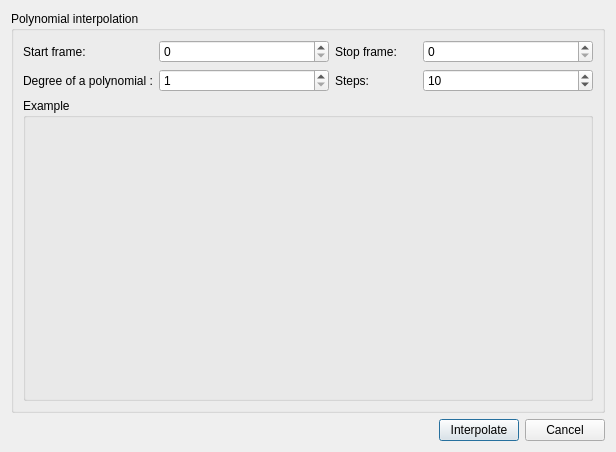
<?xml version="1.0" encoding="UTF-8"?>
<ui version="4.0">
 <class>PIDialog</class>
 <widget class="QDialog" name="PIDialog">
  <property name="geometry">
   <rect>
    <x>0</x>
    <y>0</y>
    <width>616</width>
    <height>452</height>
   </rect>
  </property>
  <property name="windowTitle">
   <string>Polynomial interpolation</string>
  </property>
  <layout class="QGridLayout" name="gridLayout_2">
   <item row="1" column="1">
    <widget class="QPushButton" name="okButton">
     <property name="text">
      <string>Interpolate</string>
     </property>
    </widget>
   </item>
   <item row="1" column="2">
    <widget class="QPushButton" name="cancelButton">
     <property name="text">
      <string>Cancel</string>
     </property>
    </widget>
   </item>
   <item row="1" column="0">
    <spacer name="horizontalSpacer">
     <property name="orientation">
      <enum>Qt::Horizontal</enum>
     </property>
     <property name="sizeHint" stdset="0">
      <size>
       <width>40</width>
       <height>20</height>
      </size>
     </property>
    </spacer>
   </item>
   <item row="0" column="0" colspan="3">
    <widget class="QGroupBox" name="groupBox">
     <property name="title">
      <string>Polynomial interpolation</string>
     </property>
     <layout class="QGridLayout" name="gridLayout_3">
      <item row="0" column="0">
       <widget class="QLabel" name="label_3">
        <property name="text">
         <string>Start frame:</string>
        </property>
       </widget>
      </item>
      <item row="2" column="0">
       <widget class="QLabel" name="label">
        <property name="text">
         <string>Degree of a polynomial :</string>
        </property>
       </widget>
      </item>
      <item row="4" column="0" colspan="6">
       <widget class="QGroupBox" name="groupBox_2">
        <property name="title">
         <string>Example</string>
        </property>
        <layout class="QGridLayout" name="gridLayout">
         <item row="0" column="0">
          <widget class="QLabel" name="previewLabel">
           <property name="sizePolicy">
            <sizepolicy hsizetype="Ignored" vsizetype="Ignored">
             <horstretch>0</horstretch>
             <verstretch>0</verstretch>
            </sizepolicy>
           </property>
           <property name="text">
            <string/>
           </property>
          </widget>
         </item>
        </layout>
       </widget>
      </item>
      <item row="0" column="1" colspan="2">
       <widget class="QSpinBox" name="fromBox">
        <property name="prefix">
         <string/>
        </property>
       </widget>
      </item>
      <item row="2" column="1" colspan="2">
       <widget class="QSpinBox" name="degBox">
        <property name="minimum">
         <number>1</number>
        </property>
        <property name="maximum">
         <number>9</number>
        </property>
        <property name="value">
         <number>1</number>
        </property>
       </widget>
      </item>
      <item row="0" column="3">
       <widget class="QLabel" name="label_4">
        <property name="text">
         <string>Stop frame:</string>
        </property>
        <property name="alignment">
         <set>Qt::AlignLeading|Qt::AlignLeft|Qt::AlignVCenter</set>
        </property>
       </widget>
      </item>
      <item row="0" column="4" colspan="2">
       <widget class="QSpinBox" name="toBox"/>
      </item>
      <item row="2" column="3">
       <widget class="QLabel" name="label_2">
        <property name="text">
         <string>Steps:</string>
        </property>
       </widget>
      </item>
      <item row="2" column="4" colspan="2">
       <widget class="QSpinBox" name="stepBox">
        <property name="minimum">
         <number>1</number>
        </property>
        <property name="maximum">
         <number>1000</number>
        </property>
        <property name="value">
         <number>10</number>
        </property>
       </widget>
      </item>
     </layout>
    </widget>
   </item>
  </layout>
 </widget>
 <resources/>
 <connections/>
</ui>
